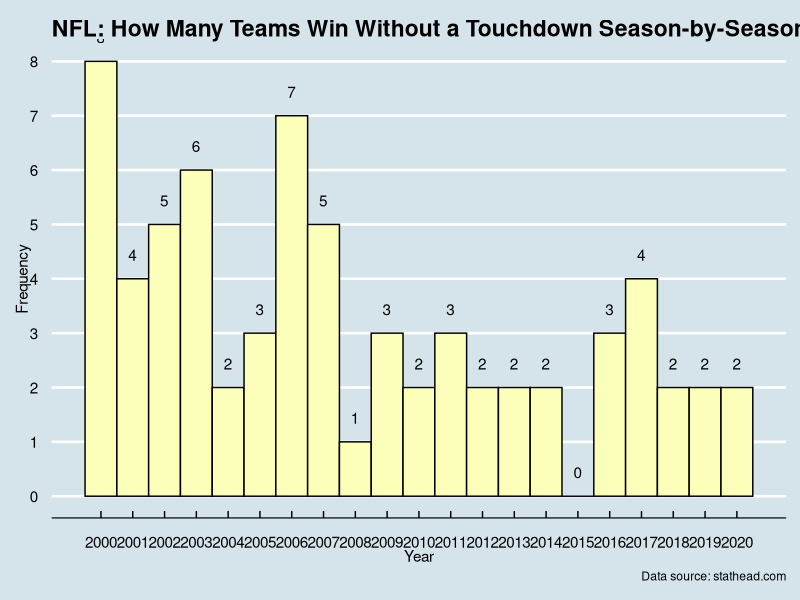

The R script that drew this image:
## ---- chunk 1
knitr::opts_chunk$set(echo = TRUE, fig.width=12, fig.height=8)
## ---- chunk 2
library(tidyverse)
library(ggthemes)

data <- read.csv('no-tds.csv')

p1 <- ggplot(data, aes(x=Year)) + theme_economist() + scale_colour_economist() +
  geom_histogram(binwidth=1, color="black", fill="#FBFFB9") +
  theme(legend.position="bottom", legend.direction="horizontil",
        legend.title = element_blank()) +
  scale_x_continuous(breaks=seq(2000,2020,1)) +
  scale_y_continuous(breaks=seq(0,8,1)) +
  stat_bin(binwidth=1, geom="text", aes(label=..count..), vjust=-1.5) +
  labs(x="Year", y="Frequency", 
title = "NFL: How Many Teams Win Without a Touchdown Season-by-Season Since 2000",
        caption = "Data source: stathead.com")
p1
